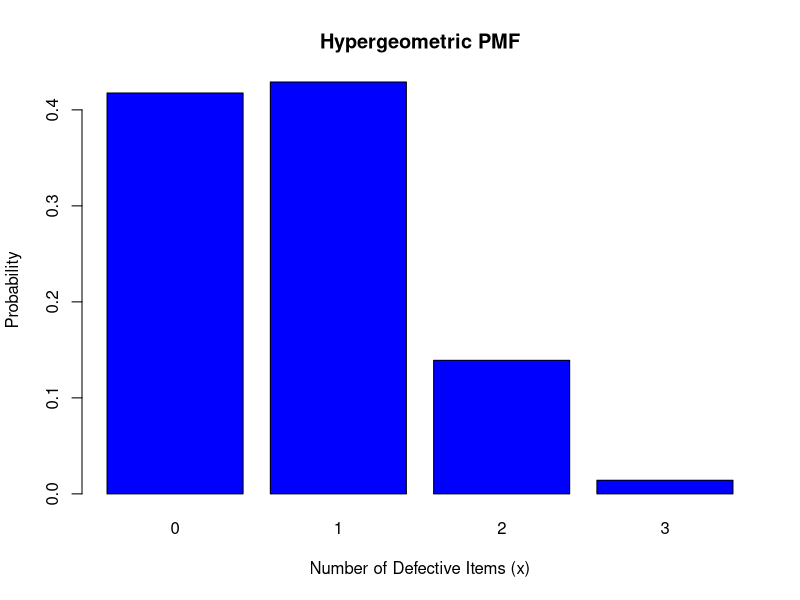

Source code (R):
# suppose that 25% of products of process are defective 3 items selected randomly . inspected and classified D , N


p_defective <- 0.25
total_items <- 3
total_population <- 100
m <- p_defective * total_population
n <- total_population - m
k <- total_items

# 1-find PMF :

x <- 0:k
pmf <- dhyper(x, m, n, k)
cat("1. PMF:\n")
data.frame(x, pmf)

# 2- At least 2 D :
prob_at_least_2D <- sum(pmf[x >= 2])
cat("\n2. Probability of at least 2 D:", prob_at_least_2D, "\n")

# 3- Mean , E(X) :
E_X <- sum(x * pmf)
cat("\n3. E(X):", E_X, "\n")

# 4- Variance , V(X) :
V_X <- sum((x - E_X)^2 * pmf)
cat("\n4. Variance V(X):", V_X, "\n")

# 5- Standard Deviation
std_dev <- sqrt(V_X)
cat("\n5. Standard Deviation:", std_dev, "\n")



# Output - المخرجات
barplot(pmf, names.arg = x, col = "blue",
        main = "Hypergeometric PMF",
        xlab = "Number of Defective Items (x)",
        ylab = "Probability")
